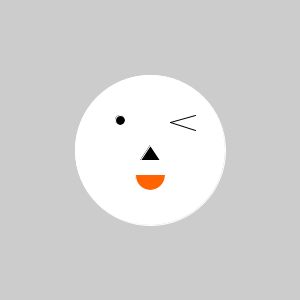
Frame 1 (no input)
Frame 60 (the mouse pressed at the canvas centre just before this capture): identical to frame 1, image omitted
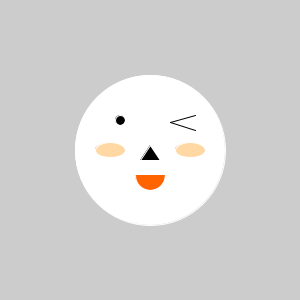
Frame 120 (the mouse held since frame 60 and released just before this capture)

The Processing sketch that drew these frames (run headless with seeded random() and noise(); from frame 60 on, the mouse is pressed at the canvas centre):

// Processing sketch: processing_61700
// ── processing_61700.pde

void setup()
{
  smooth();
  size(300, 300);
  faceDrawing(width/2, height/2, 150);
}
void draw()
{
  if (mousePressed) {

    fill(255, random(125,255), random(0, 255));
    ellipses(width/2, height/2);
    
  }
}

void ellipses(int x, int y)
{
  stroke(255);
  ellipse(x-40, y, 30, 15);
  ellipse(x+40, y, 30, 15);
}


void faceDrawing(int a, int b, int size)
{
  stroke(255);
  fill(255);
  ellipse(a, b, size, size); // 얼굴 형

  fill(0);
  triangle( a+10, b+10, a, b-5, a-10, b+10); //nose

  fill(255, 100, 0);
  arc(a, b+25, 30, 30, 0, PI);  // 입

  fill(0);
  ellipse(a-30, b-30, 10, 10);
  stroke(0);
  line(a+20, b-28, a+45, b-35);
  line(a+20, b-28, a+45, b-20); // 눈
}
